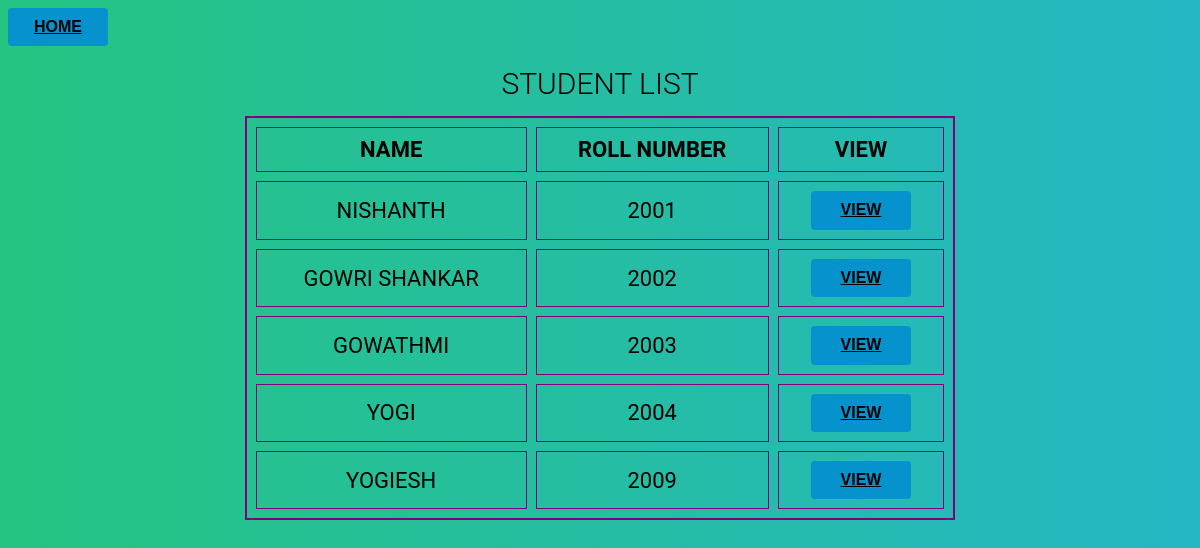
Page /student on the committed database.
### authen/models.py (models this page shows)
class Childens(models.Model):
    name =models.CharField(max_length=20,default="")
    rollnumber =models.IntegerField(primary_key=True,default="")
    email=models.EmailField(default="")
    atten=models.IntegerField(default="")
    kannada = models.IntegerField(default="")
    english = models.IntegerField(default="")
    maths = models.IntegerField(default="")
    science = models.IntegerField(default="")
    social = models.IntegerField(default="")
    total = models.IntegerField(default="")

### authen/views.py (the view)
# urls.py: path('student', views.student, name='student'),
def student(request):
    mydata = Childens.objects.all()
    return render(request,'authen/student.html',{"datas":mydata})

### authen/templates/authen/student.html (shortened to what this page needs)
<!DOCTYPE html>
<html lang="en">
<head>
        {% load static %}
    <link rel="stylesheet" href="{% static 'student.css' %}">
</head>
<body>
<button align="right"><a href="http://127.0.0.1:8000/">HOME</a></button>
<h1>STUDENT LIST</h1>
{% if datas %}
    <table align="center" border="2" id="table" class="table" border=9px cellspacing='9' cellpadding='9' bordercolor='purple'>
        <tr>
            <th>NAME</th>
            <th>ROLL NUMBER</th>
            <th>VIEW</th>
        </tr>
        {% for data in datas %}
        <tr>
            <td style="text-transform: uppercase">{{data.name}}</td>
            <td>{{data.rollnumber}}</td>
            <td><button><a href="stdlogin/{{data.rollnumber}}">VIEW</a></button></td>
        </tr>
        {% endfor %}
    </table>
    {% endif %}
</body>
</html>

### authen/static/student.css (style rules this page uses)
body { background: -webkit-linear-gradient(left, #25c481, #25b7c4); background: linear-gradient(to right, #25c481, #25b7c4); font-family: 'Roboto', sans-serif; }
h1 { font-size: 30px; color: black; text-transform: uppercase; font-weight: 300; text-align: center; margin-bottom: 15px; }
table { width: 60%; font-size:22px; border=9px; cellspacing=9px; cellpadding=9px; bordercolor=purple align=center }
td { text-align: center; }
button { background-color: #0693cd; border: 0; border-radius: 4px; cursor: pointer; color: #fff; font-size:16px; font-weight: bold; line-height: 1.4; padding: 8px; width: 100px }
a { color:black; }

### rows in the picture
Childens: name "NISHANTH", rollnumber "2001"
Childens: name "GOWRI SHANKAR", rollnumber "2002"
Childens: name "GOWATHMI", rollnumber "2003"
Childens: name "YOGI", rollnumber "2004"
Childens: name "YOGIESH", rollnumber "2009"
